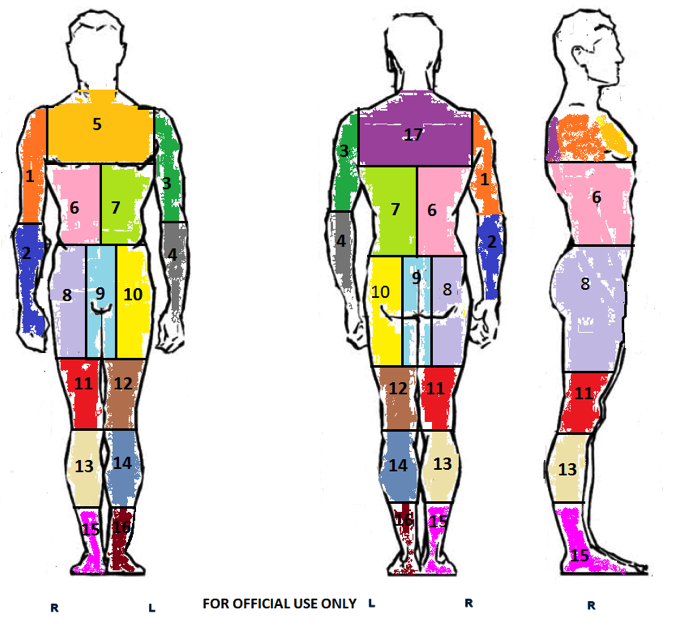
#> input picture Metadata/tsa_psc/body_zones.png, 686 x 629 px
$ python -i mark_anomaly.py   (imports and definitions only)   (older library calls are emulated)
#> lines starting #> are read from the running program, lines starting #| are printed output that depends on the picture
import sys
import os
import cv2
import json
import time, threading
import pandas as pd
import numpy as np
import matplotlib.pyplot as plt

# display image because imshow() doesn't work on opencv 3
# [4 lines left out: function show, not called in this run]

# read .csv into pandas data frame and returns data frame
def readcsv(path):
    return pd.read_csv(path)

# read text file in json format and save to dictionary
# [260 lines left out: functions readjson, record_markings, reset_markings, mark_completed, save_progress, periodic_save and 14 more, not called in this run]

# locates cropped region in frame and marks it in green box
def identify_cropped_region(originalImg):
    gimg = cv2.cvtColor(originalImg, cv2.COLOR_BGR2GRAY)
    gcropimg = cv2.cvtColor(cropimg, cv2.COLOR_BGR2GRAY)
    w, h = gcropimg.shape[::-1]
    match = cv2.matchTemplate(gimg, gcropimg, cv2.TM_CCOEFF_NORMED)
    min_val, max_val, min_loc, max_loc = cv2.minMaxLoc(match)
    top_left = max_loc
    bottom_right = (top_left[0] + w, top_left[1] + h)
    #cv2.rectangle(enhancedImg, top_left, bottom_right, (0, 255, 0), 2)
    return [top_left, bottom_right]

# show all flagged frames of a scan for marking
# [223 lines left out: functions display, inspect, main, not called in this run]

# [1 line not run here, left out]

>>> import cv2
>>> picture = cv2.imread('../Metadata/tsa_psc/body_zones.png')
#> picture is the input picture: shape (629, 686, 3); mean B, G, R 211.5, 216.2, 225.1
>>> result = identify_cropped_region(picture)
#> in identify_cropped_region, `gimg = cv2.cvtColor(originalImg, cv2.COLOR_BGR2GRAY)`:
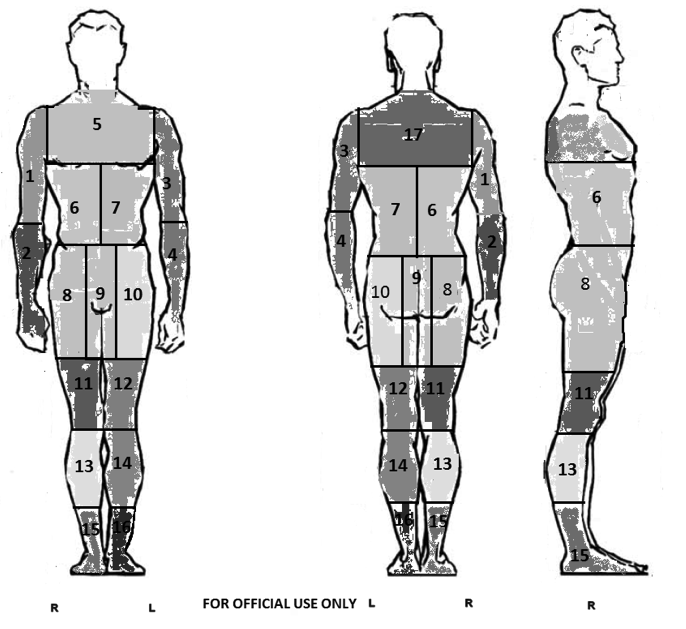
#> gimg: shape (629, 686); min 0, max 255, mean 218.3
#> (the run stopped early here; a loop or call above may not have finished)

$ run again, on Metadata/tsa_psc/zone_description.PNG
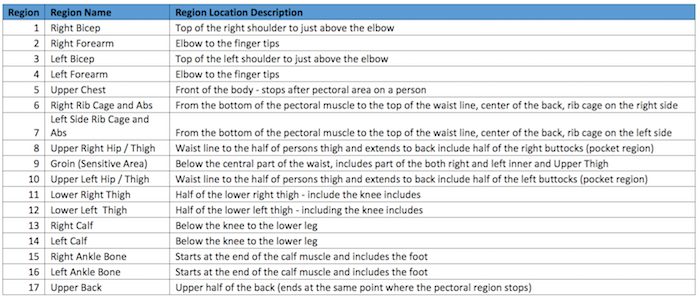
#> input picture Metadata/tsa_psc/zone_description.PNG, 700 x 301 px
#> picture is the input picture: shape (301, 700, 3); mean B, G, R 234.5, 231.8, 228.7
#> in identify_cropped_region, `gimg = cv2.cvtColor(originalImg, cv2.COLOR_BGR2GRAY)`:
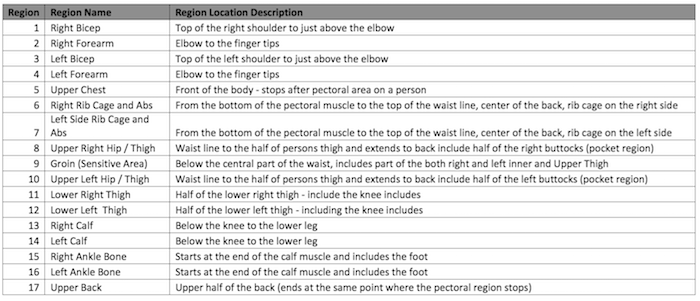
#> gimg: shape (301, 700); min 0, max 255, mean 231.2
